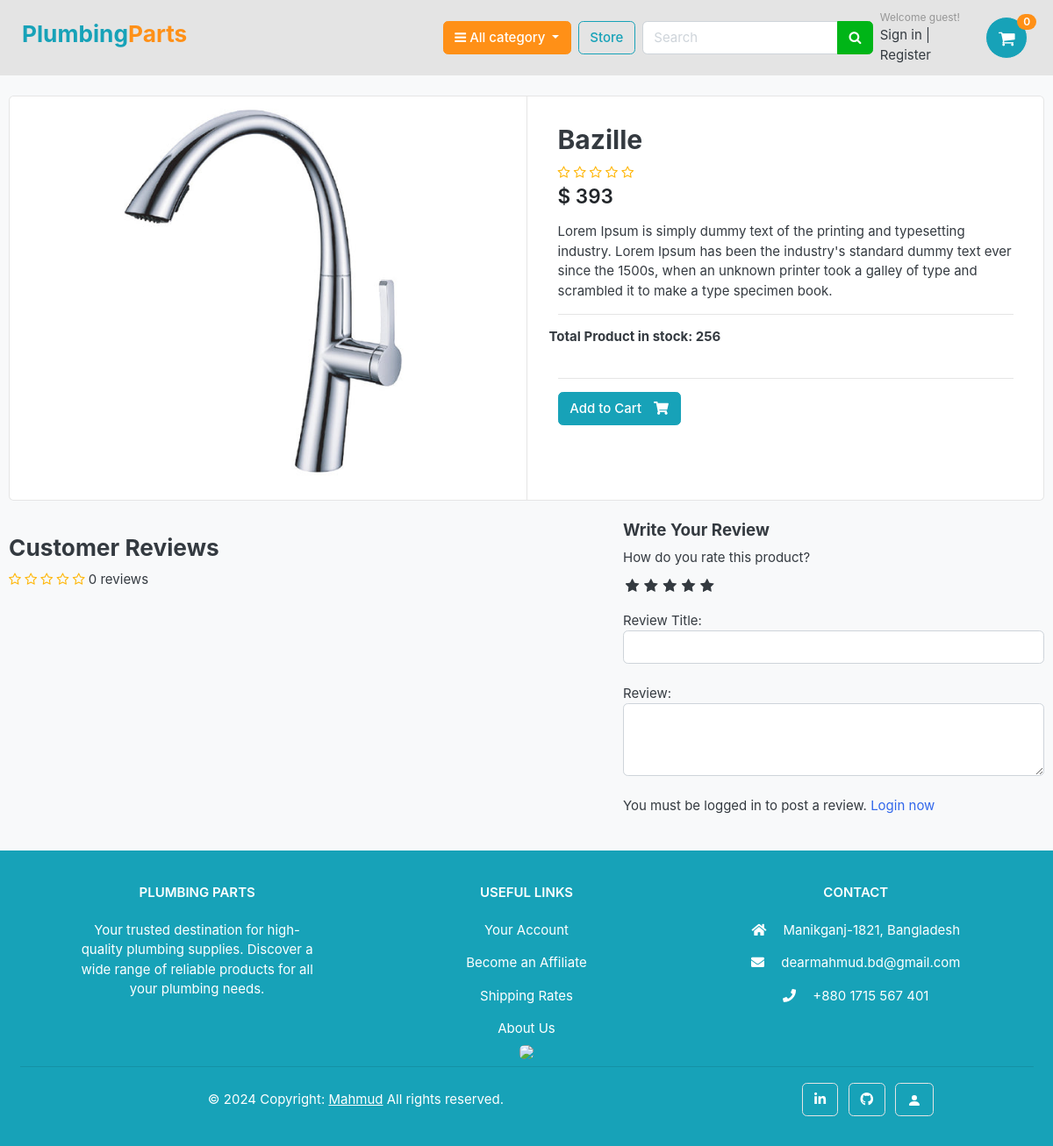
/store/category/kitchen-products/bazille/, run on the app's committed database.
### store/models.py (models this page shows, shortened)
class Product(models.Model):
    category        = models.ForeignKey(Category, on_delete=models.CASCADE)
    product_name    = models.CharField(max_length=200, unique=True)
    slug            = models.SlugField(max_length=200, unique=True)
    description     = models.TextField(max_length=500, blank=True)
    price           = models.IntegerField()
    images          = models.ImageField(upload_to='photos/products')
    stock           = models.IntegerField()
    is_available    = models.BooleanField(default=True)
    created_date    = models.DateTimeField(auto_now_add=True)
    modified_date   = models.DateTimeField(auto_now=True)
    def averageReview(self):
        reviews = ReviewRating.objects.filter(product=self, status=True).aggregate(average=Avg('rating'))
        avg = 0
        if reviews['average'] is not None:
            avg = float(reviews['average'])
        return avg
    def countReview(self):
        reviews = ReviewRating.objects.filter(product=self, status=True).aggregate(count=Count('id'))
        count = 0
        if reviews['count'] is not None:
            count = int(reviews['count'])
        return count

### store/views.py (the view)
# urls.py: path('category/<slug:category_slug>/<slug:product_slug>/', product_detail, name='product_detail_page'),
def product_detail(request, category_slug, product_slug):
    try:
        single_product = Product.objects.get(category__slug=category_slug, slug=product_slug)
        in_cart = CartItem.objects.filter(cart__cart_id=_cart_id(request), product=single_product).exists()
    except Exception as e:
        raise e
    if request.user.is_authenticated:
        try:
            orderproduct = OrderProduct.objects.filter(user=request.user, product_id=single_product.id).exists()
        except OrderProduct.DoesNotExist:
            orderproduct = None
    else:
        orderproduct = None
    reviews = ReviewRating.objects.filter(product_id=single_product.id, status=True)
    context = {
        'single_product': single_product,
        'in_cart' : in_cart,
        'orderproduct': orderproduct,
        'reviews': reviews,
    }
    return render(request, 'product_details.html', context)

### cart/context_processors.py (called while the page is built)
def counter(request):
    cart_count = 0
    if 'admin' in request.path:
        return {}
    else:
        try:
            cart = Cart.objects.filter(cart_id=_cart_id(request))
            if request.user.is_authenticated:
                cart_items = CartItem.objects.all().filter(user=request.user)
            else:
                cart_items = CartItem.objects.all().filter(cart=cart[:1])
            for cart_item in cart_items:
                cart_count += cart_item.quantity
        except Cart.DoesNotExist:
            cart_count = 0
    return dict(cart_count=cart_count)

### cart/views.py (called while the page is built)
def _cart_id(req):
    cart = req.session.session_key
    if not cart:
        cart = req.session.create()
    return cart

### category/context_processors.py (called while the page is built)
def menu_links(req):
    links = Category.objects.all()
    return dict(category_links=links)

### category/models.py (called while the page is built)
    def get_url(self):
        return reverse('products_by_category', args=[self.slug])

### store/templates/product_details.html (shortened to what this page needs)
{% extends 'base.html' %}
{% load static %}
{% block content %}
<section class="section-content padding-y bg">
    <div class="container">
        <div class="card">
            <div class="row no-gutters">
                <aside class="col-md-6">
                    <article class="gallery-wrap">
                        <div class="img-big-wrap">
                            <a href="#"><img src="{{ single_product.images.url }}" /></a>
                        </div>
                    </article>
                </aside>
                <main class="col-md-6 border-left">
                    <form action="{% url 'add_cart_product' single_product.id %}" method="POST">
                        <article class="content-body">
                            <h2 class="title">{{ single_product.product_name }}</h2>
                            <div class="rating-star">
                                <span>
                                    <i class="fa fa-star{% if single_product.averageReview < 0.5 %}-o{% elif single_product.averageReview >= 0.5 and single_product.averageReview < 1 %}-half-o {% endif %}" aria-hidden="true"></i>
                                    <i class="fa fa-star{% if single_product.averageReview < 1.5 %}-o{% elif single_product.averageReview >= 1.5 and single_product.averageReview < 2 %}-half-o {% endif %}" aria-hidden="true"></i>
                                    <i class="fa fa-star{% if single_product.averageReview < 2.5 %}-o{% elif single_product.averageReview >= 2.5 and single_product.averageReview < 3 %}-half-o {% endif %}" aria-hidden="true"></i>
                                    <i class="fa fa-star{% if single_product.averageReview < 3.5 %}-o{% elif single_product.averageReview >= 3.5 and single_product.averageReview < 4 %}-half-o {% endif %}" aria-hidden="true"></i>
                                    <i class="fa fa-star{% if single_product.averageReview < 4.5 %}-o{% elif single_product.averageReview >= 4.5 and single_product.averageReview < 5 %}-half-o {% endif %}" aria-hidden="true"></i>
                                </span>
                            </div>
                            <div class="mb-3">
                                <var class="price h4">$ {{single_product.price}}</var>
                            </div>
                            <p>{{ single_product.description }}</p>
                            <hr />
                            <div class="row">
                                <div class="item-option-select">
                                    <h6>Total Product in stock: {{single_product.stock}}</h6>
                                </div>
                            </div>
                            <hr />
                            {% if single_product.stock <= 0 %}
                            <h5 class="text-danger">Out of Stock</h5>
                            {% elif in_cart %}
                            <p>Item Already added to cart</p>
                            <a class="btn btn-warning" href="{% url 'cart_page' %}">
                                <span class="text">View Cart</span>
                                <i class="fas fa-shopping-cart"></i>
                            </a>
                            {% else %}
                            <button type="submit" class="btn btn-info">
                                <span class="text">Add to Cart</span>
                                <i class="fas fa-shopping-cart"></i>
                            </button>
                            {% endif %}
                        </article>
                    </form>
                </main>
            </div>
        </div>
        <br>
        <div class="row">
            <div class="col-md-7">
                <header class="section-heading">
                    <h3>Customer Reviews</h3>
                    <div class="rating-star">
                        <span>
                            <i class="fa fa-star{% if single_product.averageReview < 0.5 %}-o{% elif single_product.averageReview >= 0.5 and single_product.averageReview < 1 %}-half-o {% endif %}" aria-hidden="true"></i>
                            <i class="fa fa-star{% if single_product.averageReview < 1.5 %}-o{% elif single_product.averageReview >= 1.5 and single_product.averageReview < 2 %}-half-o {% endif %}" aria-hidden="true"></i>
                            <i class="fa fa-star{% if single_product.averageReview < 2.5 %}-o{% elif single_product.averageReview >= 2.5 and single_product.averageReview < 3 %}-half-o {% endif %}" aria-hidden="true"></i>
                            <i class="fa fa-star{% if single_product.averageReview < 3.5 %}-o{% elif single_product.averageReview >= 3.5 and single_product.averageReview < 4 %}-half-o {% endif %}" aria-hidden="true"></i>
                            <i class="fa fa-star{% if single_product.averageReview < 4.5 %}-o{% elif single_product.averageReview >= 4.5 and single_product.averageReview < 5 %}-half-o {% endif %}" aria-hidden="true"></i>
                            <span>{{single_product.countReview}} reviews</span>
                        </span>
                    </div>
                </header>
            </div>
            <div class="col-md-5">
                <form action="{% url 'submit_review' single_product.id %}" method="POST">
                    <h5>Write Your Review</h5>
                    <div>
                        <label>How do you rate this product?</label>
                        <br />
                        <div class="rate">
                            <label for="rating10" title="5"></label>
                            <label for="rating8" title="4"></label>
                            <label for="rating6" title="3"></label>
                            <label for="rating4" title="2"></label>
                            <label for="rating2" title="1"></label>
                        </div>
                        <br />
                        Review Title:
                        <input type="text" class="form-control" name="subject"  required/>
                        <br />
                        Review:
                        <textarea name="review" rows="3" class="form-control" required></textarea>
                        <br />
                        {% if user.is_authenticated %}
                            {% if orderproduct %}
                            <input type="submit" value="Submit or Update" class="btn btn-warning"/>
                            {% else %}
                            <p>You must purchase this product to post a review.</p>
                            {% endif %}
                        {% else %}
                        <p>
                            You must be logged in to post a review.
                            <span><a href="{% url 'login_page' %}">Login now</a></span>
                        </p>
                        {% endif %}
                    </div>
                </form>
            </div>
        </div>
    </div>
</section>
{% endblock %}

### static/css/ui.css (style rules this page uses)
html { font-family: "Inter", sans-serif; font-size: 15px; }
.content-body { flex: 1 1 auto; padding: 2rem 2.3rem; }
.padding-y { padding-top: 40px; padding-bottom: 40px; }
var { font-style: normal; }
article:after, .form-group:after { display: block; clear: both; content: ""; }
.bg { background-color: #f8f9fa; }
.section-heading { margin-bottom: 20px; margin-top: 15px; }
p:last-child { margin-bottom: 0; }
.btn .text + i { margin-left: 10px; }
.price { font-weight: 600; color: #212529; }
.gallery-wrap .img-big-wrap { margin-bottom: 10px; border-radius: 0.37rem; overflow: hidden; background-color: #fff; }
.gallery-wrap .img-big-wrap a { text-align: center; display: block; }
.gallery-wrap .img-big-wrap img { height: 450px; width: auto; display: inline-block; }
.item-option-select { margin-bottom: 1rem; display: inline-block; margin-right: 15px; }

### static/css/custom.css (style rules this page uses)
.rate { display: inline-block;; border: 0; }
.rate > label { float: right; }
.rate > label:before { display: inline-block; font-size: 1.1rem; font-family: FontAwesome; content: "\f005"; margin:0; padding:0.3rem .2rem; cursor: pointer; }
.rating-star i { color: #ffb503 !important; }

### data on the page
Product: images (picture), product_name "Bazille", price "393", description "Lorem Ipsum is simply dummy text of the printing and typesetting industry. Lorem Ipsum has been the industry's standard dummy text ever since the 1500s, when an unknown printer took a galley of type and scrambled it to make a type specimen book.", stock "256", countReview "0"

### other printed values
{{ cart_count }} "0"
